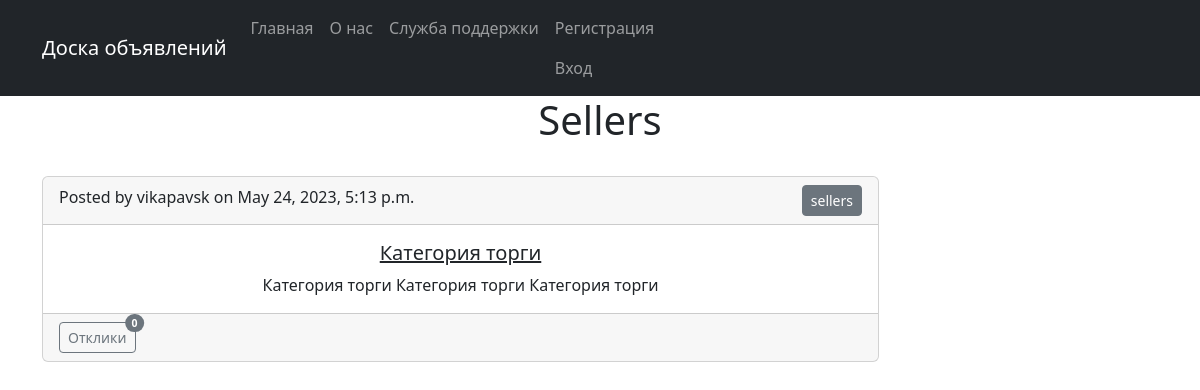
Screenshot of /articles/category/sellers/ with the database file from the repository.
### advertisement/models.py (models this page shows, shortened)
class Article(models.Model):
    TYPE = (
        ('tanks', 'Танки'),
        ('heals', 'Хилы'),
        ('dd', 'ДД'),
        ('sellers', 'Торговцы'),
        ('guildmasters', 'Гилдмастеры'),
        ('questgivers', 'Квестгиверы'),
        ('smiths', 'Кузнецы'),
        ('tanners', 'Кожевники'),
        ('potions', 'Зельевары'),
        ('spellmasters', 'Мастера заклинаний'),
    )
    author = models.ForeignKey(User, on_delete=models.CASCADE)
    author_id = author.primary_key
    title = models.CharField(max_length=64)
    text = models.TextField()
    publication_date = models.DateTimeField(auto_now_add=True)
    category = models.CharField(max_length=12, choices=TYPE, default='tanks', verbose_name='категория')
    upload = models.FileField(upload_to='uploads/')
    def get_categories():
        cats_list = [
        'Танки',
        'Хилы',
        'ДД',
        'Торговцы',
        'Гилдмастеры',
        'Квестгиверы',
        'Кузнецы',
        'Кожевники',
        'Зельевары',
        'Мастера заклинаний',
        ]
        return cats_list

### advertisement/views.py (the view)
# urls.py: path('category/<str:cats>/', CategoryView, name='category'),
def CategoryView(request, cats):
    articles_by_category = Article.objects.filter(category=cats.replace('-', ' ')).order_by('-publication_date')
    cats_list = Article.get_categories()
    return render(request, 'categories.html', {'cats': cats.title().replace('-', ' '), 'articles_by_category': articles_by_category, 'cats_list': cats_list})

### templates/categories.html (shortened to what this page needs)
{% extends 'flatpages/default.html' %}
{% block content%}
{% if articles_by_category %}
<h1>{{ cats }}</h1>
{% for article in articles_by_category %}
    <div class="card w-75">
        <div class="card-header">
            <div class="btn-toolbar justify-content-between" role="toolbar" aria-label="Toolbar with button groups">
                <div class="btn-group btn-group-sm" role="group" aria-label="First group">
                    Posted by {{ article.author.username }} on {{ article.publication_date }}
                </div>
                <div class="d-grid gap-2 d-md-flex justify-content-md-end btn-group-sm">
                    <a class="btn btn-secondary btn-sm" href="{% url 'category' post.category|slugify %}" role="button">{{ article.category }}</a>
                </div>
            </div>
        </div>
        <div class="card-body">
            <h5 class="card-title">
                <a href="{% url 'article-detail' post.pk %}" class="text-dark">{{ article.title }}</a>
            </h5>
            <p class="card-text">{{ article.text|safe|truncatechars:360 }}</p>
        </div>
        <div class="card-footer">
            <div class="btn-toolbar justify-content-between" role="toolbar" aria-label="Toolbar with button groups">
                <div class="btn-group btn-group-sm" role="group" aria-label="First group">
                    <a class="btn btn-outline-secondary me-md-2 btn-sm" href="{% url 'article-detail' post.pk %}" role="button">
                        Отклики
                        <span class="position-absolute top-0 start-100 translate-middle badge rounded-pill bg-secondary">
                            {{ article.responses.count }}
                        </span>
                    </a>
                </div>
            </div>
        </div>
    </div>
{% endfor %}
{% else %}
    <h2>Sorry this page does not exist ...</h2>
{% endif %}
{% endblock %}

### rows the page displays
Article: category "Sellers", author.username "vikapavsk", publication_date "May 24, 2023, 5:13 p.m.", category "sellers", title "Категория торги", text "Категория торги Категория торги Категория торги", responses.count "0"
